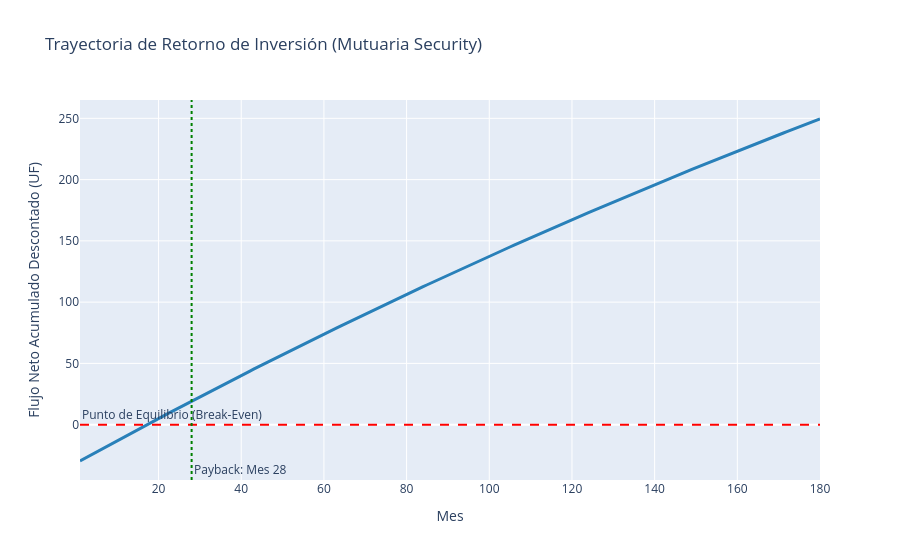

This figure's notebook cell:
### Markdown cell above
## 5. Curva de Retorno y Payback Descontado en el Tiempo
Visualizamos la trayectoria mes a mes del ahorro acumulado descontado de la mejor oferta frente a los gastos de cambio iniciales.

### Code cell
best = eval_result['best_opportunity']
best_quote = best['bank_quote']

# Generar tablas mes a mes para ambos créditos
params_curr = MortgageParams(
    principal=statement.current_balance_uf,
    annual_rate=statement.annual_interest_rate_pct / 100.0,
    months_remaining=statement.remaining_installments,
    fire_insurance_monthly_uf=0.70,
    life_insurance_rate_monthly=0.00028
)
sched_curr = FrenchAmortizer.generate_schedule(params_curr)

params_new = MortgageParams(
    principal=statement.current_balance_uf,
    annual_rate=best_quote['annual_rate_pct'] / 100.0,
    months_remaining=statement.remaining_installments,
    fire_insurance_monthly_uf=best_quote['fire_insurance_uf'],
    life_insurance_rate_monthly=0.00028
)
sched_new = FrenchAmortizer.generate_schedule(params_new)

months_axis = list(range(1, statement.remaining_installments + 1))
discount_rate = 0.025 / 12.0  # Mensual aproximado

monthly_diffs = [c['total_dividend_uf'] - n['total_dividend_uf'] for c, n in zip(sched_curr, sched_new)]
discounted_diffs = [diff / ((1.0 + discount_rate) ** m) for m, diff in enumerate(monthly_diffs, 1)]

# Flujo neto acumulado partiendo desde -G_k
cum_net_cashflow = []
running = -costs.total_cost_uf
for d in discounted_diffs:
    running += d
    cum_net_cashflow.append(running)

fig_payback = go.Figure()
fig_payback.add_trace(go.Scatter(
    x=months_axis, y=cum_net_cashflow,
    mode='lines',
    name='Flujo Acumulado Descontado (UF)',
    line=dict(color='#2980B9', width=3)
))
fig_payback.add_hline(
    y=0, line_dash='dash', line_color='red',
    annotation_text='Punto de Equilibrio (Break-Even)', annotation_position='top left'
)
payback_m = best['evaluation']['payback_months']
if payback_m:
    fig_payback.add_vline(
        x=payback_m, line_dash='dot', line_color='green',
        annotation_text=f'Payback: Mes {payback_m}', annotation_position='bottom right'
    )

fig_payback.update_layout(
    title=f'Trayectoria de Retorno de Inversión ({best_quote["bank_name"]})',
    xaxis_title='Mes',
    yaxis_title='Flujo Neto Acumulado Descontado (UF)',
    hovermode='x unified'
)
fig_payback.show()

### Figure 1 — Plotly figure (JSON) as saved in the notebook; plotly's stock layout.template omitted (floating-point values rounded to 4 significant figures; data arrays with more than 128 entries replaced by an {"elided": "..."} marker saying what was removed)
{"data": [{"line": {"color": "#2980B9", "width": 3}, "mode": "lines", "name": "Flujo Acumulado Descontado (UF)", "type": "scatter", "x": {"elided": "180 int values"}, "y": {"elided": "180 float values"}}], "layout": {"annotations": [{"showarrow": false, "text": "Punto de Equilibrio (Break-Even)", "x": 0, "xanchor": "left", "xref": "x domain", "y": 0, "yanchor": "bottom", "yref": "y"}, {"showarrow": false, "text": "Payback: Mes 28", "x": 28, "xanchor": "left", "xref": "x", "y": 0, "yanchor": "bottom", "yref": "y domain"}], "hovermode": "x unified", "shapes": [{"line": {"color": "red", "dash": "dash"}, "type": "line", "x0": 0, "x1": 1, "xref": "x domain", "y0": 0, "y1": 0, "yref": "y"}, {"line": {"color": "green", "dash": "dot"}, "type": "line", "x0": 28, "x1": 28, "xref": "x", "y0": 0, "y1": 1, "yref": "y domain"}], "title": {"text": "Trayectoria de Retorno de Inversión (Mutuaria Security)"}, "xaxis": {"title": {"text": "Mes"}}, "yaxis": {"title": {"text": "Flujo Neto Acumulado Descontado (UF)"}}}}
